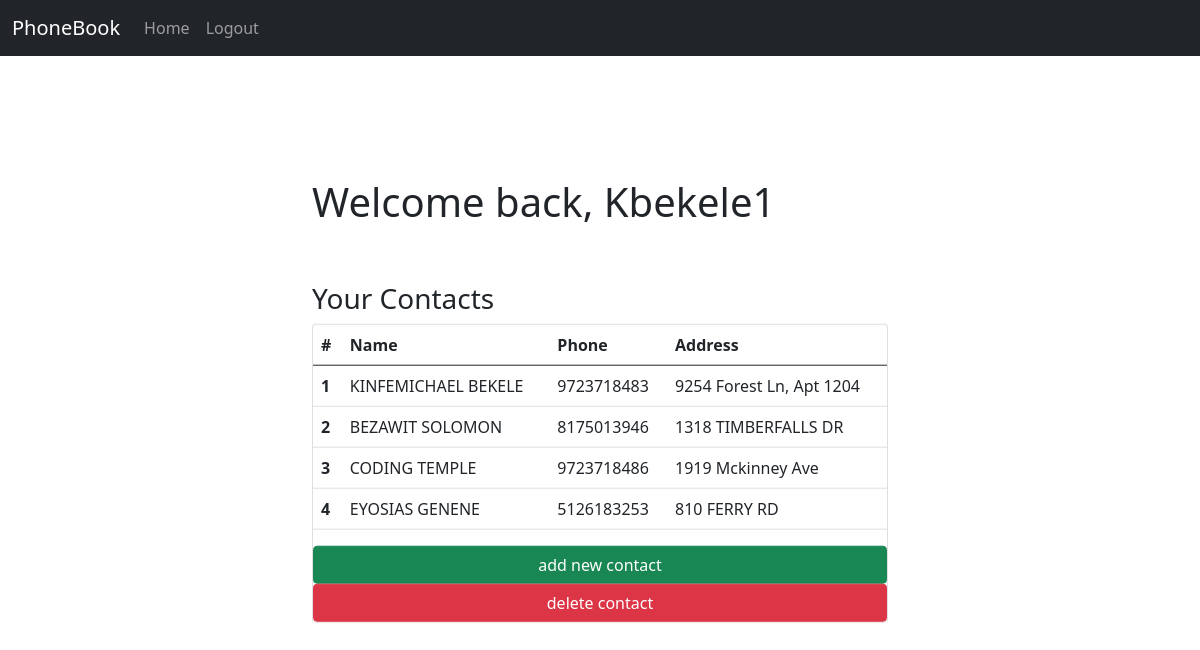
Screenshot of / (signed in) with the database file from the repository.
### app/models.py (models this page shows, shortened)
class User(db.Model, UserMixin):
    id = db.Column(db.Integer, primary_key=True)
    username = db.Column(db.String(80), unique=True, nullable=False)
    email = db.Column(db.String(80), unique=True, nullable=False)
    password = db.Column(db.String(256), nullable=False)
    date_created = db.Column(db.DateTime, nullable=False, default=datetime.utcnow)

class Contacts(db.Model):
    id=db.Column(db.Integer, primary_key=True)
    name=db.Column(db.String(30),  nullable=False)
    address=db.Column(db.String(30), nullable=False)
    phone=db.Column(db.Numeric(12,0), nullable=False)

### app/routes.py (the view)
@phonebook.route('/')
def index():
    contacts=Contacts.query.all()
    return render_template('index.html' , people=contacts)

### app/models.py (called while the page is built)
@login.user_loader
def get_user(user_id):
    return User.query.get(user_id)

### app/templates/index.html (shortened to what this page needs)
{% extends 'base.html' %}
{% block content %}
{% if current_user.is_authenticated %}
    <h1 class="pb-5">Welcome back, {{ current_user.username }}</h1>
    <h3>Your Contacts</h1>
        <div class="card">
        <table class="table">
            <thead>
              <tr>
                <th scope="col">#</th>
                <th scope="col">Name</th>
                <th scope="col">Phone</th>
                <th scope="col">Address</th>
              </tr>
            </thead>
            <tbody>
            {% for c in people%}
              <tr>
                <th scope="row">{{ c.id }}</th>
                <td>{{ c.name }}</td>
                <td>{{ c.phone }}</td>
                <td>{{ c.address }}</td>
              </tr>
            {% endfor%}
            </tbody>
          </table>
          <a href="{{ url_for('add_contact') }}" class="btn btn-success">add new contact </a>
          <a href="{{ url_for('register') }}" class="btn btn-danger">delete contact</a>
        </div>
{% endif %}
{% endblock %}

### app/templates/base.html (shortened to what this page needs)
<!DOCTYPE html>
<html lang="en">
    <head>
        <link rel="stylesheet" href="https://cdnjs.cloudflare.com/ajax/libs/twitter-bootstrap/5.1.0/css/bootstrap.min.css">
        <link rel="stylesheet" href="https://cdnjs.cloudflare.com/ajax/libs/font-awesome/5.15.4/css/all.min.css">
    </head>
    <body>
        {% include 'nav.html' %}
        <div class="container w-50 position-absolute top-50 start-50 translate-middle">
            {% block content %}
            {% endblock %}
        </div>
    </body>
</html>

### app/templates/nav.html (shortened to what this page needs)
<nav class="navbar navbar-expand-lg navbar-dark bg-dark">
    <div class="container-fluid">
        <a class="navbar-brand" href="{{ url_for('index') }}">PhoneBook</a>
        <div class="collapse navbar-collapse" id="navbarNav">
            <ul class="navbar-nav">
                <li class="nav-item">
                <a class="nav-link" href="{{ url_for('index') }}">Home</a>
                </li>
                {% if current_user.is_anonymous %}
                <li class="nav-item">
                <a class="nav-link" href="{{ url_for('register') }}">Register</a>
                </li>
                <li class="nav-item">
                <a class="nav-link" href="{{ url_for('login') }}">Login</a>
                </li>
                {% else %}
                <li class="nav-item">
                <a class="nav-link" href="{{ url_for('logout') }}">Logout</a>
                </li>
                {% endif %}
            </ul>
        </div>
    </div>
</nav>

### rows the page displays
User: username "Kbekele1"
Contacts: id "1", name "KINFEMICHAEL BEKELE", phone "9723718483", address "9254 Forest Ln, Apt 1204"
Contacts: id "2", name "BEZAWIT SOLOMON", phone "8175013946", address "1318 TIMBERFALLS DR"
Contacts: id "3", name "CODING TEMPLE", phone "9723718486", address "1919 Mckinney Ave"
Contacts: id "4", name "EYOSIAS GENENE", phone "5126183253", address "810 FERRY RD"
